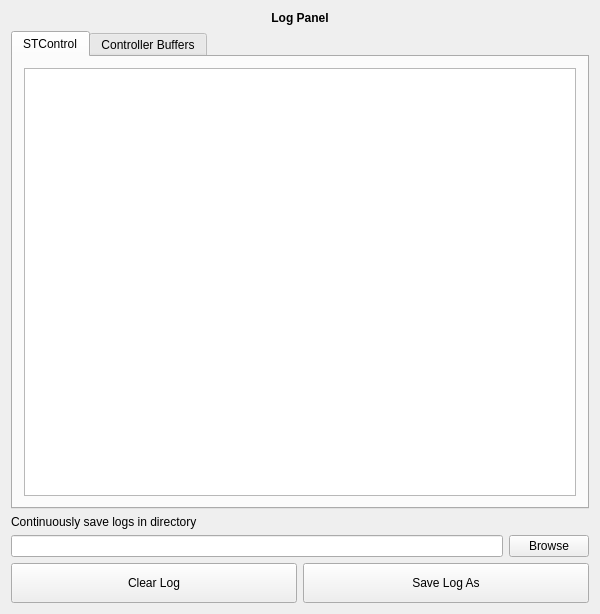
<?xml version="1.0" encoding="UTF-8"?>
<ui version="4.0">
 <class>LogPanel</class>
 <widget class="QWidget" name="LogPanel">
  <property name="geometry">
   <rect>
    <x>0</x>
    <y>0</y>
    <width>600</width>
    <height>614</height>
   </rect>
  </property>
  <property name="sizePolicy">
   <sizepolicy hsizetype="Preferred" vsizetype="MinimumExpanding">
    <horstretch>0</horstretch>
    <verstretch>0</verstretch>
   </sizepolicy>
  </property>
  <property name="minimumSize">
   <size>
    <width>400</width>
    <height>0</height>
   </size>
  </property>
  <property name="windowTitle">
   <string>Log Panel</string>
  </property>
  <layout class="QVBoxLayout">
   <item>
    <layout class="QVBoxLayout">
     <item>
      <widget class="QLabel" name="label">
       <property name="font">
        <font>
         <weight>75</weight>
         <bold>true</bold>
        </font>
       </property>
       <property name="text">
        <string>Log Panel</string>
       </property>
       <property name="alignment">
        <set>Qt::AlignCenter</set>
       </property>
      </widget>
     </item>
     <item>
      <widget class="QTabWidget" name="LogTabWidget">
       <property name="currentIndex">
        <number>0</number>
       </property>
       <widget class="QWidget" name="tab1">
        <attribute name="title">
         <string>STControl</string>
        </attribute>
        <layout class="QGridLayout">
         <item row="0" column="0">
          <widget class="QTextBrowser" name="STControlLogBrowser"/>
         </item>
        </layout>
       </widget>
       <widget class="QWidget" name="tab2">
        <attribute name="title">
         <string>Controller Buffers</string>
        </attribute>
        <layout class="QVBoxLayout">
         <item>
          <layout class="QVBoxLayout">
           <item>
            <widget class="QTextBrowser" name="RODBuffersLogBrowser"/>
           </item>
           <item>
            <layout class="QHBoxLayout">
             <item>
              <spacer name="spacer2">
               <property name="orientation">
                <enum>Qt::Horizontal</enum>
               </property>
               <property name="sizeType">
                <enum>QSizePolicy::Expanding</enum>
               </property>
               <property name="sizeHint" stdset="0">
                <size>
                 <width>141</width>
                 <height>20</height>
                </size>
               </property>
              </spacer>
             </item>
             <item>
              <widget class="QPushButton" name="getlogButton">
               <property name="text">
                <string>Get log now</string>
               </property>
              </widget>
             </item>
             <item>
              <spacer name="spacer1">
               <property name="orientation">
                <enum>Qt::Horizontal</enum>
               </property>
               <property name="sizeType">
                <enum>QSizePolicy::Expanding</enum>
               </property>
               <property name="sizeHint" stdset="0">
                <size>
                 <width>161</width>
                 <height>21</height>
                </size>
               </property>
              </spacer>
             </item>
            </layout>
           </item>
          </layout>
         </item>
        </layout>
       </widget>
      </widget>
     </item>
     <item>
      <widget class="QLabel" name="textLabel1">
       <property name="text">
        <string>Continuously save logs in directory</string>
       </property>
       <property name="wordWrap">
        <bool>false</bool>
       </property>
      </widget>
     </item>
     <item>
      <layout class="QHBoxLayout">
       <item>
        <widget class="QLineEdit" name="logsavePath">
         <property name="readOnly">
          <bool>true</bool>
         </property>
        </widget>
       </item>
       <item>
        <widget class="QPushButton" name="browseButton">
         <property name="text">
          <string>Browse</string>
         </property>
        </widget>
       </item>
      </layout>
     </item>
     <item>
      <layout class="QHBoxLayout">
       <item>
        <widget class="QPushButton" name="clearButton">
         <property name="minimumSize">
          <size>
           <width>0</width>
           <height>40</height>
          </size>
         </property>
         <property name="text">
          <string>Clear Log</string>
         </property>
        </widget>
       </item>
       <item>
        <widget class="QPushButton" name="SaveLogButton">
         <property name="minimumSize">
          <size>
           <width>0</width>
           <height>40</height>
          </size>
         </property>
         <property name="text">
          <string>Save Log As</string>
         </property>
        </widget>
       </item>
      </layout>
     </item>
    </layout>
   </item>
  </layout>
 </widget>
 <layoutdefault spacing="6" margin="11"/>
 <pixmapfunction>qPixmapFromMimeSource</pixmapfunction>
 <resources/>
 <connections/>
</ui>
